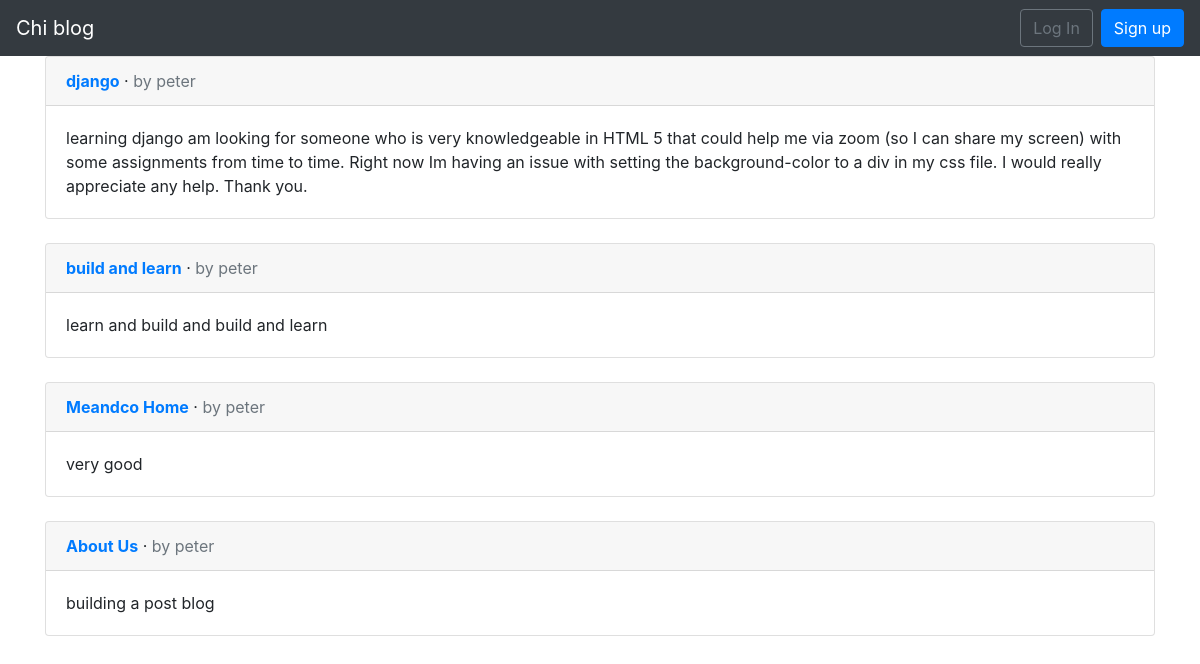
The page / on the database its author committed.
### blog/models.py (models this page shows, shortened)
class Post(models.Model):
    title = models.CharField(max_length=200)
    author = models.ForeignKey('auth.User', on_delete=models.CASCADE,)
    body = models.TextField()

### blog/views.py (the view)
# urls.py: path('', BlogListView.as_view(), name='home'),
class BlogListView(ListView):
    model = Post
    template_name = 'home.html'

### templates/home.html
{% extends 'base.html' %}
{% block content %}
{% for post in object_list %}
<div class="card">
<div class="card-header">
<span class="font-weight-bold"><a href="{% url 'post_detail' post.pk %}">{{ post.title }}</a></span> &middot;
<span class="text-muted">by {{ post.author }}</span></div>
<div class="card-body">
{{ post.body }}
</div>
</div>
<br />
{% endfor %}
{% endblock content %}

### rows shown on the page
Post: title "django", author "peter", body "learning django am looking for someone who is very knowledgeable in HTML 5 that could help me via zoom (so I can share my screen) with some assignments from time to time. Right now Im having an issue with setting the background-color to a div in my css file. I would really appreciate any help. Thank you."
Post: title "build and learn", author "peter", body "learn and build and build and learn"
Post: title "Meandco Home", author "peter", body "very good"
Post: title "About Us", author "peter", body "building a post blog"
